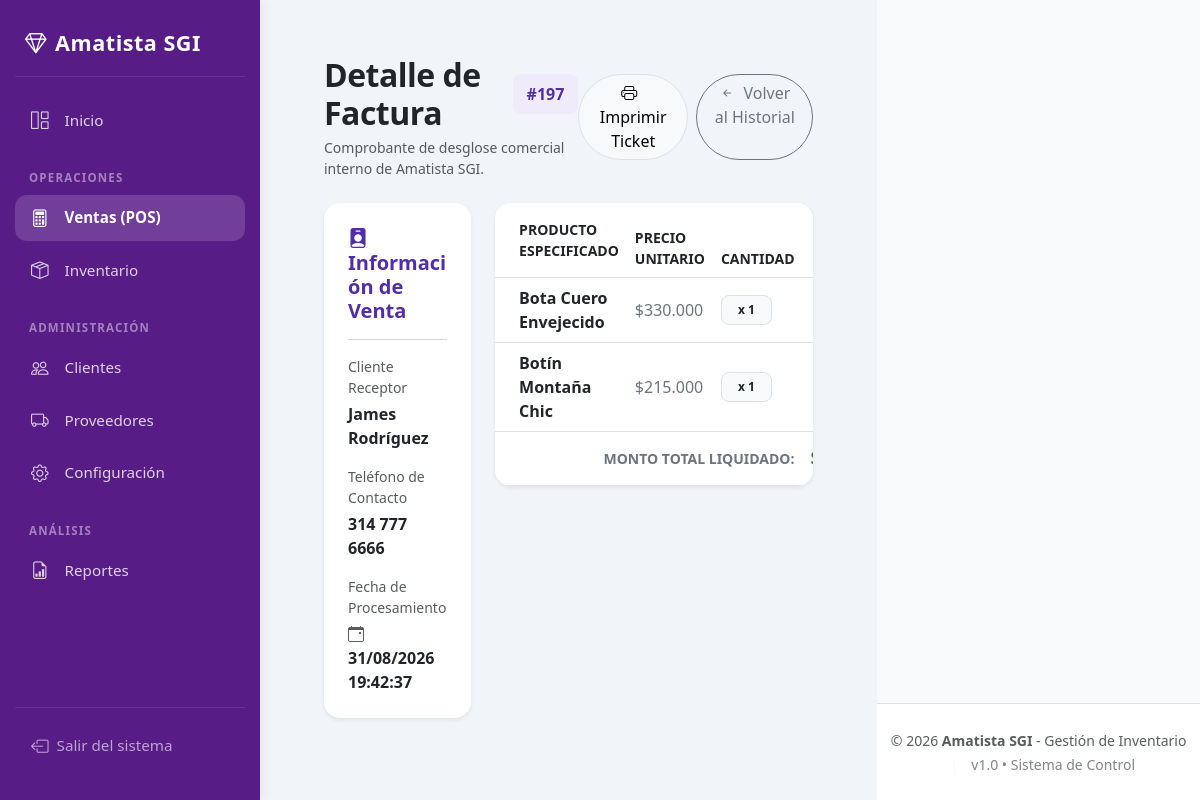
Page /modulos/ventas/ver_detalle.php?id=197 (signed in) on the committed database.
### tables this page shows
CREATE TABLE `ventas` (
  `id` int NOT NULL AUTO_INCREMENT,
  `id_cliente` int NOT NULL,
  `fecha` datetime NOT NULL,
  `total` decimal(10,2) NOT NULL,
  `estado` tinyint NOT NULL DEFAULT '1',
  `anulada_por` int DEFAULT NULL,
  `anulada_en` datetime DEFAULT NULL,
  `motivo_anulacion` varchar(255) DEFAULT NULL,
  PRIMARY KEY (`id`),
  KEY `fk_ventas_cliente` (`id_cliente`),
  KEY `fk_ventas_anulada_por` (`anulada_por`),
  CONSTRAINT `fk_ventas_anulada_por` FOREIGN KEY (`anulada_por`) REFERENCES `usuarios` (`id`),
  CONSTRAINT `fk_ventas_cliente` FOREIGN KEY (`id_cliente`) REFERENCES `clientes` (`id`)
);

CREATE TABLE `clientes` (
  `id` int NOT NULL AUTO_INCREMENT,
  `nombre` varchar(100) DEFAULT NULL,
  `telefono` varchar(20) DEFAULT NULL,
  `email` varchar(100) DEFAULT NULL,
  `estado` tinyint NOT NULL DEFAULT '1',
  `eliminado_por` int DEFAULT NULL,
  `eliminado_en` datetime DEFAULT NULL,
  `motivo_eliminacion` varchar(255) DEFAULT NULL,
  PRIMARY KEY (`id`),
  KEY `fk_clientes_eliminado_por` (`eliminado_por`),
  CONSTRAINT `fk_clientes_eliminado_por` FOREIGN KEY (`eliminado_por`) REFERENCES `usuarios` (`id`)
);

CREATE TABLE `detalle_venta` (
  `id` int NOT NULL AUTO_INCREMENT,
  `id_venta` int NOT NULL,
  `id_producto` int NOT NULL,
  `cantidad` int NOT NULL,
  `precio_unitario` decimal(10,2) NOT NULL,
  PRIMARY KEY (`id`),
  KEY `fk_detalle_venta` (`id_venta`),
  KEY `fk_detalle_producto` (`id_producto`),
  CONSTRAINT `fk_detalle_producto` FOREIGN KEY (`id_producto`) REFERENCES `productos` (`id`),
  CONSTRAINT `fk_detalle_venta` FOREIGN KEY (`id_venta`) REFERENCES `ventas` (`id`)
);

CREATE TABLE `productos` (
  `id` int NOT NULL AUTO_INCREMENT,
  `nombre` varchar(100) DEFAULT NULL,
  `marca` varchar(100) DEFAULT NULL,
  `talla` varchar(10) DEFAULT NULL,
  `color` varchar(50) DEFAULT NULL,
  `precio` decimal(10,2) DEFAULT NULL,
  `stock` int DEFAULT NULL,
  `estado` tinyint NOT NULL DEFAULT '1',
  `eliminado_por` int DEFAULT NULL,
  `eliminado_en` datetime DEFAULT NULL,
  `motivo_eliminacion` varchar(255) DEFAULT NULL,
  PRIMARY KEY (`id`),
  KEY `fk_productos_eliminado_por` (`eliminado_por`),
  CONSTRAINT `fk_productos_eliminado_por` FOREIGN KEY (`eliminado_por`) REFERENCES `usuarios` (`id`)
);

### modulos/ventas/ver_detalle.php (the view, shortened to what this page needs)
<?php
include("../../conexion.php");
include("../../includes/header.php");
$id_venta = intval($_GET['id']);
$stmt_master = mysqli_prepare($conexion, "SELECT v.id, v.fecha, v.total, v.estado, v.motivo_anulacion, v.anulada_en, c.nombre, c.telefono, u.nombre as anulada_por_nombre
                                         FROM ventas v
                                         INNER JOIN clientes c ON v.id_cliente = c.id
                                         LEFT JOIN usuarios u ON v.anulada_por = u.id
                                         WHERE v.id = ?");
mysqli_stmt_bind_param($stmt_master, "i", $id_venta);
mysqli_stmt_execute($stmt_master);
$query_master = mysqli_stmt_get_result($stmt_master);
$venta = mysqli_fetch_assoc($query_master);
$stmt_detalle = mysqli_prepare($conexion, "SELECT dv.cantidad, dv.precio_unitario, p.nombre as producto
                                          FROM detalle_venta dv
                                          INNER JOIN productos p ON dv.id_producto = p.id
                                          WHERE dv.id_venta = ?");
mysqli_stmt_bind_param($stmt_detalle, "i", $id_venta);
mysqli_stmt_execute($stmt_detalle);
$query_detalle = mysqli_stmt_get_result($stmt_detalle);
?>
<div class="container-fluid px-4 py-3">
    <div class="d-flex justify-content-between align-items-center mb-4">
        <div>
            <div class="d-flex align-items-center gap-2 mb-1">
                <h2 class="fw-bold text-dark mb-0" style="letter-spacing: -0.5px;">Detalle de Factura</h2>
                <span class="badge-id">#<?php echo $venta['id']; ?></span>
            </div>
            <p class="text-muted small mb-0">Comprobante de desglose comercial interno de Amatista SGI.</p>
        </div>
        <div class="d-flex gap-2">
            <a href="ticket.php?id=<?php echo $venta['id']; ?>" target="_blank" class="btn btn-light border rounded-pill px-3">
                <i class="bi bi-printer me-2"></i> Imprimir Ticket
            </a>
            <a href="listar.php" class="btn btn-outline-secondary rounded-pill px-3">
                <i class="bi bi-arrow-left-short me-1"></i> Volver al Historial
            </a>
        </div>
    </div>
    <div class="row g-4">
        <div class="col-md-4">
            <div class="card card-custom shadow-sm mb-4">
                <div class="card-body p-4">
                    <h5 class="fw-bold mb-3 text-amatista"><i class="bi bi-person-badge-fill me-2"></i> Información de Venta</h5>
                    <hr class="text-muted opacity-25">
                    <div class="mb-3">
                        <label class="text-muted small d-block mb-1">Cliente Receptor</label>
                        <span class="fw-bold text-dark"><?php echo htmlspecialchars($venta['nombre']); ?></span>
                    </div>
                    <div class="mb-3">
                        <label class="text-muted small d-block mb-1">Teléfono de Contacto</label>
                        <span class="text-dark fw-semibold"><?php echo htmlspecialchars(!empty($venta['telefono']) ? $venta['telefono'] : 'No registrado'); ?></span>
                    </div>
                    <div class="mb-0">
                        <label class="text-muted small d-block mb-1">Fecha de Procesamiento</label>
                        <span class="text-dark fw-semibold"><i class="bi bi-calendar-event me-1 text-muted"></i> <?php echo date("d/m/Y H:i:s", strtotime($venta['fecha'])); ?></span>
                    </div>
                </div>
            </div>
        </div>
        <div class="col-md-8">
            <div class="card card-custom shadow-sm overflow-hidden">
                <div class="table-responsive">
                    <table class="table align-middle mb-0">
                        <thead>
                            <tr class="table-custom-header border-bottom">
                                <th class="ps-4 py-3 text-uppercase small">Producto Especificado</th>
                                <th class="text-uppercase small">Precio Unitario</th>
                                <th class="text-uppercase small">Cantidad</th>
                                <th class="text-end pe-4 text-uppercase small">Subtotal</th>
                            </tr>
                        </thead>
                        <tbody>
                            <?php
                            while($d = mysqli_fetch_assoc($query_detalle)){
                                $subtotal_item = $d['precio_unitario'] * $d['cantidad'];
                            ?>
                                <tr class="border-bottom">
                                    <td class="ps-4 fw-semibold text-dark"><?php echo htmlspecialchars($d['producto']); ?></td>
                                    <td class="text-secondary">$<?php echo number_format($d['precio_unitario'], 0, ',', '.'); ?></td>
                                    <td><span class="badge bg-light text-dark border px-3 py-2 rounded-3">x <?php echo $d['cantidad']; ?></span></td>
                                    <td class="text-end pe-4 fw-bold text-dark">$<?php echo number_format($subtotal_item, 0, ',', '.'); ?></td>
                                </tr>
                            <?php } ?>
                            <tr class="bg-light">
                                <td colspan="3" class="text-end fw-bold py-3 text-uppercase small text-secondary">Monto Total Liquidado:</td>
                                <td class="text-end pe-4 fw-bold fs-5" style="color: var(--accent-success);">$<?php echo number_format($venta['total'], 0, ',', '.'); ?></td>
                            </tr>
                        </tbody>
                    </table>
                </div>
            </div>
        </div>
    </div>
</div>
<?php include("../../includes/footer.php"); ?>

### includes/header.php (style rules this page uses)
:root { --sidebar-width: 260px; --amatista-primary: #581c87; --amatista-hover: rgba(255, 255, 255, 0.08); --amatista-active: rgba(255, 255, 255, 0.15); }
body { background-color: #f8fafc; margin: 0; display: flex; min-height: 100vh; font-family: 'Segoe UI', system-ui, -apple-system, sans-serif; }

### modulos/ventas/ver_detalle.php (style rules this page uses)
:root { --primary-color: #512da8; --accent-success: #2e7d32; --bg-badge-id: #f0ebfa; }
.text-amatista { color: var(--primary-color) !important; }
.card-custom { border-radius: 16px !important; border: none !important; background-color: #ffffff; }
.badge-id { background-color: var(--bg-badge-id) !important; color: var(--primary-color) !important; font-weight: 600; padding: 0.5em 0.85em; border-radius: 8px; }
.table-custom-header { background-color: #f8f9fa !important; color: #495057; font-weight: 600; }

### rows in the picture
ventas: id "197", id_cliente.nombre "James Rodríguez", id_cliente.telefono "314 777 6666", fecha "31/08/2026 19:42:37"
detalle_venta: id_producto.nombre "Bota Cuero Envejecido", precio_unitario "330.000", cantidad "1"
detalle_venta: id_producto.nombre "Botín Montaña Chic", precio_unitario "215.000", cantidad "1"
